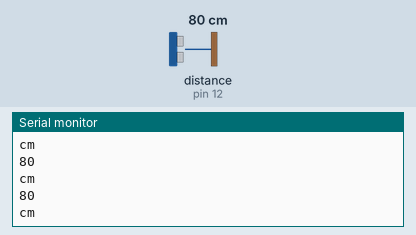
Bench run of a sketch on a simulated Arduino Uno, built with avr-gcc and run on an emulated ATmega328P. Parts: the last lines printed to the serial monitor. Wiring (inferred from the names in the program): ultrasonic range finder: trigger pin 13; echo pin 12. The inputs (shaded band) are chosen by the test bench; at power-on: distance to the obstacle (sensor on pin 12) 80 cm. The echo pulse lasts 58.3 µs per cm.

Above: at 1.2 s.
1.3 s: distance to the obstacle (sensor on pin 12) set to 195 cm
At 1.75 s:
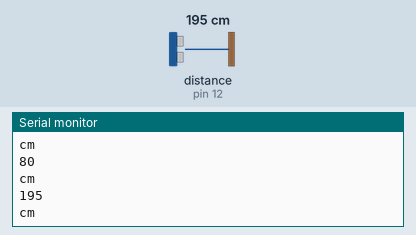
2.8 s: distance to the obstacle (sensor on pin 12) set to 203 cm
At 3.31 s:
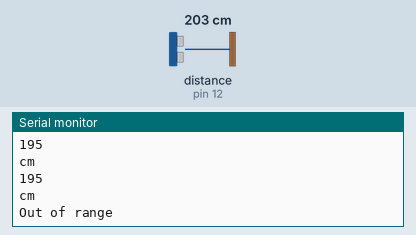

Measured:
- the behaviour switches between 199 and 200 cm on distance to the obstacle (sensor on pin 12) (found by bisection; images 1 and 2)
- after the input at 1.3 s, the serial monitor: prints a new line after 0.24 s (image 1)
- after the input at 2.8 s, the serial monitor: prints a new line after 0.30 s (image 2)

The sketch:

interfacing_ultrasonic_sensor.ino
```cpp
#define trigPin 13
#define echoPin 12
void setup()
{
  Serial.begin(9600);
  pinMode(trigPin, OUTPUT);
  pinMode(echoPin, INPUT);
}
void loop()
{
  int duration, distance;
  digitalWrite(trigPin, LOW);
  delayMicroseconds(2);
  digitalWrite(trigPin, HIGH);
  delayMicroseconds(10);
  digitalWrite(trigPin, LOW);
  duration = pulseIn(echoPin, HIGH);
  distance = (duration / 58);
  if (distance >= 200 || distance <= 0) {
    Serial.println("Out of range");
  }
  else {
    Serial.println(distance);
    Serial.println("cm");
  }
  delay(300);
}
```
